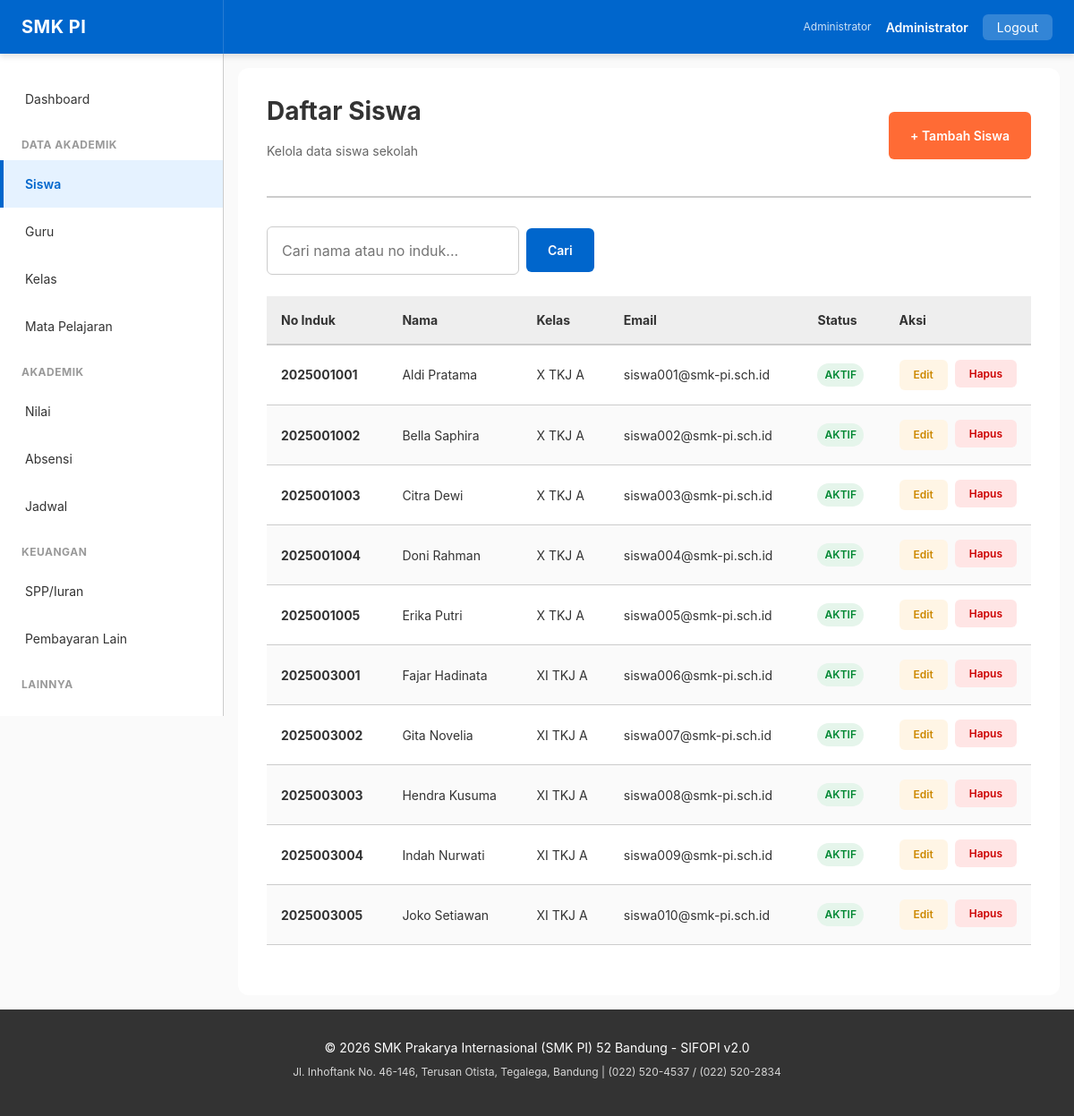
The app's page /siswa (signed in) with its own data.
### tables this page shows
CREATE TABLE siswa (
    id INT PRIMARY KEY AUTO_INCREMENT,
    user_id INT,
    no_induk VARCHAR(20) NOT NULL UNIQUE,
    nama VARCHAR(100) NOT NULL,
    tgl_lahir DATE,
    jenis_kelamin ENUM('LAKI-LAKI', 'PEREMPUAN'),
    agama VARCHAR(20),
    alamat TEXT,
    no_telepon VARCHAR(20),
    email VARCHAR(100) UNIQUE,
    status ENUM('AKTIF', 'LULUS', 'KELUAR', 'SUSPENDED') DEFAULT 'AKTIF',
    kelas_id INT,
    tahun_ajaran_id INT,
    tanggal_masuk DATE,
    nama_ayah VARCHAR(100),
    nama_ibu VARCHAR(100),
    pekerjaan_ayah VARCHAR(100),
    pekerjaan_ibu VARCHAR(100),
    no_telepon_wali VARCHAR(20),
    nama_wali VARCHAR(100),
    alamat_wali TEXT,
    pekerjaan_wali VARCHAR(100),
    golongan_darah VARCHAR(3),
    anak_ke INT,
    status_anak VARCHAR(20),
    nama_sekolah_asal VARCHAR(100),
    alamat_sekolah_asal TEXT,
    foto VARCHAR(255),
    is_active BOOLEAN DEFAULT true,
    created_at DATETIME DEFAULT CURRENT_TIMESTAMP,
    updated_at DATETIME DEFAULT CURRENT_TIMESTAMP ON UPDATE CURRENT_TIMESTAMP,
    FOREIGN KEY (user_id) REFERENCES user(id) ON DELETE SET NULL,
    FOREIGN KEY (kelas_id) REFERENCES kelas(id),
    FOREIGN KEY (tahun_ajaran_id) REFERENCES tahun_ajaran(id),
    UNIQUE KEY unique_no_induk (no_induk),
    INDEX idx_nama (nama),
    INDEX idx_kelas (kelas_id),
    INDEX idx_status (status),
    INDEX idx_active (is_active)
);

### public/index.php (called while the page is built, shortened)
<?php
$configPath = dirname(__DIR__) . '/config';
require_once $configPath . '/database.php';
require_once $configPath . '/helpers.php';
class Router {
    private function render(string $viewPath, array $vars = []): void {
        extract($vars);
        $contentFile = dirname(__DIR__) . '/views/' . $viewPath . '.php';
        include $contentFile;
        $pageContent = ob_get_clean();
        include dirname(__DIR__) . '/views/layout/base.php';
    }
    private function db(): Database { return Database::getInstance(); }
    private function siswaList(): void {
        $db     = $this->db();
        $page   = (int)($_GET['page'] ?? 1);
        $search = sanitize($_GET['search'] ?? '');
        $where  = $search ? "(nama LIKE ? OR no_induk LIKE ?)" : '';
        $params = $search ? ["%$search%", "%$search%"] : [];
        $result     = $db->paginate('siswa', $page, ITEMS_PER_PAGE, $where, $params);
        $kelas_list = $db->all('kelas', 'is_active = 1');
        $this->render('siswa/list', compact('result', 'kelas_list', 'search'));
    }
}
(new Router())->route();

### config/helpers.php (called while the page is built, shortened)
<?php
if (function_exists('safe')) {
    return;
}
function safe(mixed $value): string {
    return htmlspecialchars((string)$value, ENT_QUOTES, 'UTF-8');
}
function sanitize(string $value): string {
    return trim(htmlspecialchars($value, ENT_QUOTES, 'UTF-8'));
}

### config/database.php (called while the page is built, shortened)
<?php
class Database {
    private static $instance = null;
    private $pdo;
    public static function getInstance(): self {
        if (self::$instance === null) {
            self::$instance = new self();
        }
        return self::$instance;
    }
    private function connect(): void {
        try {
            $host = $_ENV['DB_HOST'] ?? 'localhost';
            $port = $_ENV['DB_PORT'] ?? 3306;
            $dbname = $_ENV['DB_NAME'] ?? 'atol_akademik_smk_pi';
            $user = $_ENV['DB_USER'] ?? 'root';
            $password = $_ENV['DB_PASSWORD'] ?? '';
            $dsn = "mysql:host={$host};port={$port};dbname={$dbname};charset=utf8mb4";
            $this->pdo = new PDO(
                $dsn,
                $user,
                $password,
                [
                    PDO::ATTR_ERRMODE => PDO::ERRMODE_EXCEPTION,
                    PDO::ATTR_DEFAULT_FETCH_MODE => PDO::FETCH_ASSOC,
                    PDO::ATTR_EMULATE_PREPARES => false,
                ]
            );
        } catch (PDOException $e) {
            die('Database connection failed: ' . htmlspecialchars($e->getMessage()));
        }
    }
    public function query(string $sql, array $params = []): PDOStatement {
        try {
            $stmt = $this->pdo->prepare($sql);
            $stmt->execute($params);
            return $stmt;
        } catch (PDOException $e) {
            $this->lastError = $e->getMessage();
            if ($_ENV['APP_DEBUG'] ?? false) {
                error_log('SQL Error: ' . $e->getMessage() . "\nSQL: " . $sql);
            }
            throw new Exception('Database query failed. Please try again.');
        }
    }
    public function all(string $table, string $where = '', array $params = []): array {
        $sql = "SELECT * FROM {$table}";
        if ($where) {
            $sql .= " WHERE {$where}";
        }
        $stmt = $this->query($sql, $params);
        return $stmt->fetchAll();
    }
    public function count(string $table, string $where = '', array $params = []): int {
        $sql = "SELECT COUNT(*) as count FROM {$table}";
        $stmt = $this->query($sql, $params);
        $result = $stmt->fetch();
        return (int)($result['count'] ?? 0);
    }
    public function paginate(string $table, int $page = 1, int $perPage = 15, string $where = '', array $params = []): array {
        $total = $this->count($table, $where, $params);
        $pages = ceil($total / $perPage);
        $offset = ($page - 1) * $perPage;
        $sql = "SELECT * FROM {$table}";
        $sql .= " LIMIT ? OFFSET ?";
        $params[] = $perPage;
        $params[] = $offset;
        $stmt = $this->query($sql, $params);
        $data = $stmt->fetchAll();
        return [
            'data' => $data,
            'page' => $page,
            'per_page' => $perPage,
            'total' => $total,
            'pages' => $pages,
            'has_prev' => $page > 1,
            'has_next' => $page < $pages,
        ];
    }
}

### views/siswa/list.php (the view, shortened to what this page needs)
<?php $pageTitle = 'Daftar Siswa'; $activePage = 'siswa'; ?>
<div class="page-header" style="display:flex;justify-content:space-between;align-items:center;">
    <div>
        <h1 class="page-title">Daftar Siswa</h1>
        <p class="page-subtitle">Kelola data siswa sekolah</p>
    </div>
    <?php if (in_array($_SESSION['user']['role'], ['ADMIN','TATA_USAHA'])): ?>
        <a href="/siswa/create" class="btn btn-secondary">+ Tambah Siswa</a>
    <?php endif; ?>
</div>
<div class="search-bar">
    <form method="GET" action="/siswa" style="display:flex;gap:8px;align-items:center;">
        <input type="text" name="search" class="search-input" placeholder="Cari nama atau no induk..." value="<?= safe($search ?? '') ?>">
        <button type="submit" class="btn btn-primary">Cari</button>
    </form>
</div>
<?php if (!empty($result['data'])): ?>
    <div class="table-responsive">
        <table class="table">
            <thead>
                <tr>
                    <th>No Induk</th>
                    <th>Nama</th>
                    <th>Kelas</th>
                    <th>Email</th>
                    <th>Status</th>
                    <th style="width:130px;">Aksi</th>
                </tr>
            </thead>
            <tbody>
                <?php
                $kelasMap = [];
                foreach ($kelas_list as $k) $kelasMap[$k['id']] = $k['nama_kelas'];
                foreach ($result['data'] as $s):
                ?>
                    <tr>
                        <td><strong><?= safe($s['no_induk']) ?></strong></td>
                        <td><?= safe($s['nama']) ?></td>
                        <td><?= safe($kelasMap[$s['kelas_id']] ?? '-') ?></td>
                        <td><?= safe($s['email'] ?? '-') ?></td>
                        <td><span class="badge badge-<?= $s['status'] === 'AKTIF' ? 'success' : 'secondary' ?>"><?= safe($s['status']) ?></span></td>
                        <td class="table-actions">
                            <a href="/siswa/edit?id=<?= $s['id'] ?>" class="btn btn-small action-edit">Edit</a>
                            <?php if ($_SESSION['user']['role'] === 'ADMIN'): ?>
                            <form method="POST" action="/siswa/delete?id=<?= $s['id'] ?>" style="display:inline;" onsubmit="return confirm('Hapus siswa <?= safe($s['nama']) ?>?')">
                                <button class="btn btn-small action-delete">Hapus</button>
                            </form>
                            <?php endif; ?>
                        </td>
                    </tr>
                <?php endforeach; ?>
            </tbody>
        </table>
    </div>
<?php endif; ?>

### views/layout/base.php (shortened to what this page needs)
<!DOCTYPE html>
<html lang="id">
<head>
    <link rel="stylesheet" href="/assets/css/theme.css">
</head>
<body>
    <nav class="navbar">
        <div class="navbar-container">
            <div class="navbar-brand">
                <h1 class="navbar-title">SMK PI</h1>
            </div>
            <div class="navbar-menu">
                <?php if (isset($_SESSION['user'])): ?>
                    <div class="navbar-user">
                        <span class="user-role"><?= safe(USER_ROLES[$_SESSION['user']['role']] ?? $_SESSION['user']['role']) ?></span>
                        <span class="user-name"><?= safe($_SESSION['user']['fullname']) ?></span>
                        <a href="/logout" class="btn-logout">Logout</a>
                    </div>
                <?php endif; ?>
            </div>
        </div>
    </nav>
    <div class="container">
        <?php if (isset($_SESSION['user'])): ?>
            <aside class="sidebar">
                <nav class="sidebar-nav">
                    <ul>
                        <li><a href="/dashboard" class="nav-link <?= $activePage === 'dashboard' ? 'active' : '' ?>">Dashboard</a></li>
                        <?php if (in_array($_SESSION['user']['role'], ['ADMIN', 'GURU', 'TATA_USAHA'])): ?>
                            <li class="nav-section">Data Akademik</li>
                            <li><a href="/siswa" class="nav-link <?= $activePage === 'siswa' ? 'active' : '' ?>">Siswa</a></li>
                            <li><a href="/guru" class="nav-link <?= $activePage === 'guru' ? 'active' : '' ?>">Guru</a></li>
                            <li><a href="/kelas" class="nav-link <?= $activePage === 'kelas' ? 'active' : '' ?>">Kelas</a></li>
                            <li><a href="/mapel" class="nav-link <?= $activePage === 'mapel' ? 'active' : '' ?>">Mata Pelajaran</a></li>
                        <?php endif; ?>
                        <?php if (in_array($_SESSION['user']['role'], ['ADMIN', 'GURU', 'SISWA'])): ?>
                            <li class="nav-section">Akademik</li>
                            <li><a href="/nilai" class="nav-link <?= $activePage === 'nilai' ? 'active' : '' ?>">Nilai</a></li>
                            <li><a href="/absen" class="nav-link <?= $activePage === 'absen' ? 'active' : '' ?>">Absensi</a></li>
                            <li><a href="/jadwal" class="nav-link <?= $activePage === 'jadwal' ? 'active' : '' ?>">Jadwal</a></li>
                        <?php endif; ?>
                        <?php if (in_array($_SESSION['user']['role'], ['ADMIN', 'TATA_USAHA'])): ?>
                            <li class="nav-section">Keuangan</li>
                            <li><a href="/iuran" class="nav-link <?= $activePage === 'iuran' ? 'active' : '' ?>">SPP/Iuran</a></li>
                            <li><a href="/pembayaran-lain" class="nav-link">Pembayaran Lain</a></li>
                        <?php endif; ?>
                        <li class="nav-section">Lainnya</li>
                        <li><a href="/profile" class="nav-link <?= $activePage === 'profile' ? 'active' : '' ?>">Profile</a></li>
                    </ul>
                </nav>
            </aside>
        <?php endif; ?>
        <main class="content <?= !isset($_SESSION['user']) ? 'full-width' : '' ?>">
            <?php echo $pageContent ?? ''; ?>
        </main>
    </div>
    <footer class="footer">
        <div class="footer-content">
            <p>&copy; <?= date('Y') ?> <?= safe(SCHOOL_NAME) ?> - SIFOPI v2.0</p>
            <p class="footer-address">
                <?= safe(SCHOOL_ADDRESS) ?> | <?= safe(SCHOOL_PHONE) ?>
            </p>
        </div>
    </footer>
</body>
</html>

### public/assets/css/theme.css (style rules this page uses)
.search-bar { display: flex; gap: var(--spacing-md); margin-bottom: var(--spacing-lg); }
.search-input { flex: 1; min-width: 250px; }
.table-actions { display: flex; gap: var(--spacing-sm); }
.action-edit { background: var(--color-warning-light); color: var(--color-warning-dark); }
.action-delete { background: var(--color-error-light); color: var(--color-error); }

### public/assets/css/variables.css (style rules this page uses)
:root { --color-primary: #0066CC; --color-primary-dark: #0052A3; --color-primary-light: #E5F2FF; --color-secondary: #FF6B35; --color-secondary-dark: #E55A28; --color-secondary-light: #FFE5D5; --color-success: #00AA44; --color-success-dark: #008833; --color-success-light: #E5F5EB; --color-warning: #FFAA00; --color-warning-dark: #CC8800; --color-warning-light: #FFF5E5; --color-error: #CC0000; --color-error-dark: #AA0000; --color-error-light: #FFE5E5; --color-info: #0066CC; --color-info-light: #E5F2FF; --color-dark-text: #333333; --color-light-bg: #EEEEEE; --color-border: #CCCCCC; --color-white: #FFFFFF; --color-black: #000000; --color-gray-50: #FAFAFA; --color-gray-100: #F5F5F5; --color-gray-200: #EEEEEE; --color-gray-300: #DDDDDD; --color-gray-400: #CCCCCC; --color-gray-500: #999999; --color-gray-600: #666666; --color-gray-700: #444444; --color-gray-800: #333333; --color-gray-900: #1A1A1A; --font-family: -apple-system, BlinkMacSystemFont, 'Segoe UI', 'Roboto', 'Oxygen', 'Ubuntu', 'Cantarell', sans-serif; --font-mono: 'Courier New', 'Courier', monospace; --font-size-base: 16px; --font-size-xs: 12px; --font-size-sm: 14px; --font-size-lg: 18px; --font-size-xl: 20px; --font-size-2xl: 24px; --font-size-3xl: 28px; --font-size-4xl: 32px; --font-weight-light: 300; --font-weight-normal: 400; --font-weight-medium: 500; --font-weight-semibold: 600; --font-weight-bold: 700; --line-height-tight: 1.2; --line-height-normal: 1.5; --line-height-relaxed: 1.75; --spacing-xs: 4px; --spacing-sm: 8px; --spacing-md: 16px; --spacing-lg: 24px; --spacing-xl: 32px; --spacing-2xl: 40px; --spacing-3xl: 48px; --radius-sm: 4px; --radius-md: 6px; --radius-lg: 12px; --radius-xl: 16px; --radius-full: 9999px; --shadow-sm: 0 1px 2px rgba(0, 0, 0, 0.05); --shadow-md: 0 4px 6px rgba(0, 0, 0, 0.1); --shadow-lg: 0 10px 20px rgba(0, 0, 0, 0.15); --shadow-xl: 0 20px 40px rgba(0, 0, 0, 0.2); --transition-fast: 150ms ease-in-out; --transition-normal: 300ms ease-in-out; --transition-slow: 500ms ease-in-out; --z-dropdown: 1000; --z-modal: 2000; --z-tooltip: 3000; --breakpoint-sm: 640px; --breakpoint-md: 1024px; --breakpoint-lg: 1280px; --navbar-height: 60px; --sidebar-width: 250px; --max-container-width: 1400px; }
@media (prefers-color-scheme: light) { :root { --bg-primary: #FFFFFF; --bg-secondary: #F5F5F5; --text-primary: #333333; --text-secondary: #666666; } }

### public/assets/css/components.css (style rules this page uses)
.btn { display: inline-flex; align-items: center; justify-content: center; padding: var(--spacing-md) var(--spacing-lg); border-radius: var(--radius-md); font-size: var(--font-size-sm); font-weight: var(--font-weight-semibold); cursor: pointer; transition: all var(--transition-fast); border: none; text-decoration: none; white-space: nowrap; }
.btn-primary { background: var(--color-primary); color: white; }
.btn-secondary { background: var(--color-secondary); color: white; }
.btn-small { padding: var(--spacing-sm) var(--spacing-md); font-size: var(--font-size-xs); }
.table { width: 100%; border-collapse: collapse; margin-bottom: var(--spacing-lg); }
.table thead { background: var(--color-light-bg); }
.table th { padding: var(--spacing-md); text-align: left; font-weight: var(--font-weight-bold); border-bottom: 2px solid var(--color-border); font-size: var(--font-size-sm); }
.table td { padding: var(--spacing-md); border-bottom: 1px solid var(--color-border); font-size: var(--font-size-sm); }
.table tbody tr:nth-child(even) { background: #FAFAFA; }
.table-responsive { overflow-x: auto; }
.badge { display: inline-block; padding: var(--spacing-xs) var(--spacing-sm); border-radius: var(--radius-full); font-size: var(--font-size-xs); font-weight: var(--font-weight-semibold); }
.badge-success { background: var(--color-success-light); color: var(--color-success-dark); }

### records on screen
siswa: no_induk "2025001001", nama "Aldi Pratama", kelas "X TKJ A", email "siswa001@smk-pi.sch.id", status "AKTIF"
siswa: no_induk "2025001002", nama "Bella Saphira", kelas "X TKJ A", email "siswa002@smk-pi.sch.id", status "AKTIF"
siswa: no_induk "2025001003", nama "Citra Dewi", kelas "X TKJ A", email "siswa003@smk-pi.sch.id", status "AKTIF"
siswa: no_induk "2025001004", nama "Doni Rahman", kelas "X TKJ A", email "siswa004@smk-pi.sch.id", status "AKTIF"
siswa: no_induk "2025001005", nama "Erika Putri", kelas "X TKJ A", email "siswa005@smk-pi.sch.id", status "AKTIF"
siswa: no_induk "2025003001", nama "Fajar Hadinata", kelas "XI TKJ A", email "siswa006@smk-pi.sch.id", status "AKTIF"
siswa: no_induk "2025003002", nama "Gita Novelia", kelas "XI TKJ A", email "siswa007@smk-pi.sch.id", status "AKTIF"
siswa: no_induk "2025003003", nama "Hendra Kusuma", kelas "XI TKJ A", email "siswa008@smk-pi.sch.id", status "AKTIF"
siswa: no_induk "2025003004", nama "Indah Nurwati", kelas "XI TKJ A", email "siswa009@smk-pi.sch.id", status "AKTIF"
siswa: no_induk "2025003005", nama "Joko Setiawan", kelas "XI TKJ A", email "siswa010@smk-pi.sch.id", status "AKTIF"

### other values on screen
safe($_SESSION['user']['fullname']) "Administrator"
safe(SCHOOL_NAME) "SMK Prakarya Internasional (SMK PI) 52 Bandung"
safe(SCHOOL_ADDRESS) "Jl. Inhoftank No. 46-146, Terusan Otista, Tegalega, Bandung"
safe(SCHOOL_PHONE) "(022) 520-4537 / (022) 520-2834"
